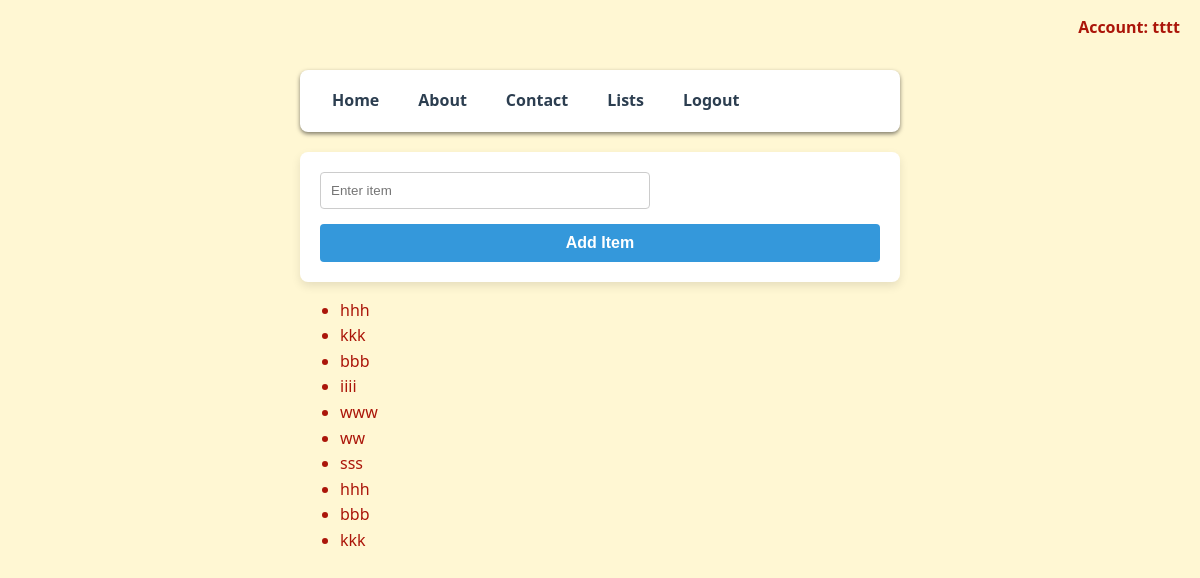
/inside_list?list_id=1 (signed in), run on an earlier commit of the app's database.
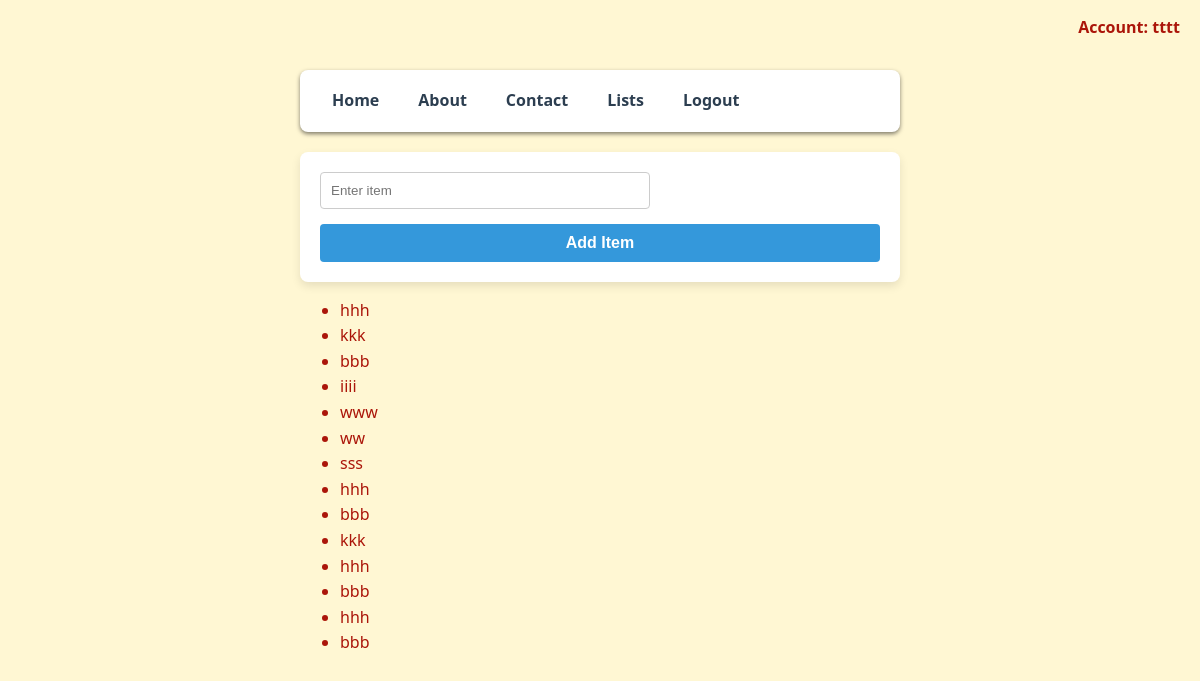
And on a later commit of the database.
### site.py (models this page shows)
class Item(db.Model):
    id = db.Column(db.Integer, primary_key=True)
    text = db.Column(db.String(200), nullable=False)
    group_id = db.Column(db.Integer, db.ForeignKey('group.id'), nullable=False)

### site.py (the view)
@app.route('/inside_list')
def inside_list():
    username = session.get('username')
    if not username:
        return redirect(url_for('login'))
    list_id = request.args.get('list_id')
    group = Group.query.get_or_404(list_id)
    items = group.items
    return render_template('inside_list.html', group=group, items=items, username=username)

### templates/inside_list.html (shortened to what this page needs)
<!DOCTYPE html>
<html lang="en">
<head>
    <link rel="stylesheet" href="{{ url_for('static', filename='style.css') }}">
</head>
<body>
    <nav>
        <a href="{{url_for('home') }}">Home</a>
        <a href="{{url_for('about') }}">About</a>
        <a href="{{url_for('contact') }}">Contact</a>
        <a href="{{url_for('lists') }}">Lists</a>
        {% if username %}
        <a href="{{ url_for('logout') }}">Logout</a>
        {% else %}
        <a href="{{ url_for('login') }}">Login</a>
        <a href="{{ url_for('register') }}">Register</a>
        {% endif %}
    </nav>
    <div style='position: absolute; top:15px; right: 20px; font-weight: bold;'>
        Account: {{ username }}
    </div>
    <form onsubmit="addItem(event, {{ group.id }})">
        <input type="text" id="item-input" name="text" required placeholder="Enter item">
        <button type="submit">Add Item</button>
    </form>
    <ul id="items-text-{{ group.id }}">
        {% for item in items %}
        <li>{{ item.text }}</li>
        {% endfor %}
    </ul>
</body>
</html>

### static/style.css (style rules this page uses)
body { font-family: 'Segoe UI', Tahoma, Verdana, Geneva, sans-serif; background-color: #fff7d3; color: #AB1509; max-width: 600px; margin: 50px auto; padding: 20px; line-height: 1.6; }
nav { margin-bottom: 20px; }
nav a, p a { color: #3498db; text-decoration: none; margin-right: 15px; font-weight: 600; }
form { background: #ffffff; padding: 20px; border-radius: 7px; box-shadow: 0 4px 10px rgba(0, 0, 0, 0.05); margin-top: 20px; }
button[type='submit'] { background-color: #3498db; color: white; padding: 10px 20px; border: none; border-radius: 4px; cursor: pointer; font-size: 16px; font-weight: 600; width: 100%; }
nav { background-color: #ffff; padding: 12px 20px; border-radius: 8px; box-shadow: 0 2px 4px rgba(0, 0, 0, 0.5); margin-bottom: 20px; display: flex; gap: 15px; width:-moz-fit-content; }
nav a { color: #2c3e50; text-decoration: none; font-weight: 600; padding: 6px 12px; border-radius: 4px; transition: background-color 0.2s, color 0.2s; margin-right: 0; }
form { background-color: #ffffff; padding: 20px; border-radius: 8px; box-shadow: 0 4px 10px rgba(0, 0, 0, 0.1); margin-top: 20px; }
input[type='text'], input[type='password'] { width: 55%; padding: 10px; margin-bottom: 15px; border: 1px solid #ccc; border-radius: 4px; }
html { scroll-behavior: smooth; }
body { overflow-anchor: auto; }

What changed in the data, as far as the page shows it:
added Item: text "hhh"
added Item: text "bbb"
added Item: text "hhh"
added Item: text "bbb"
